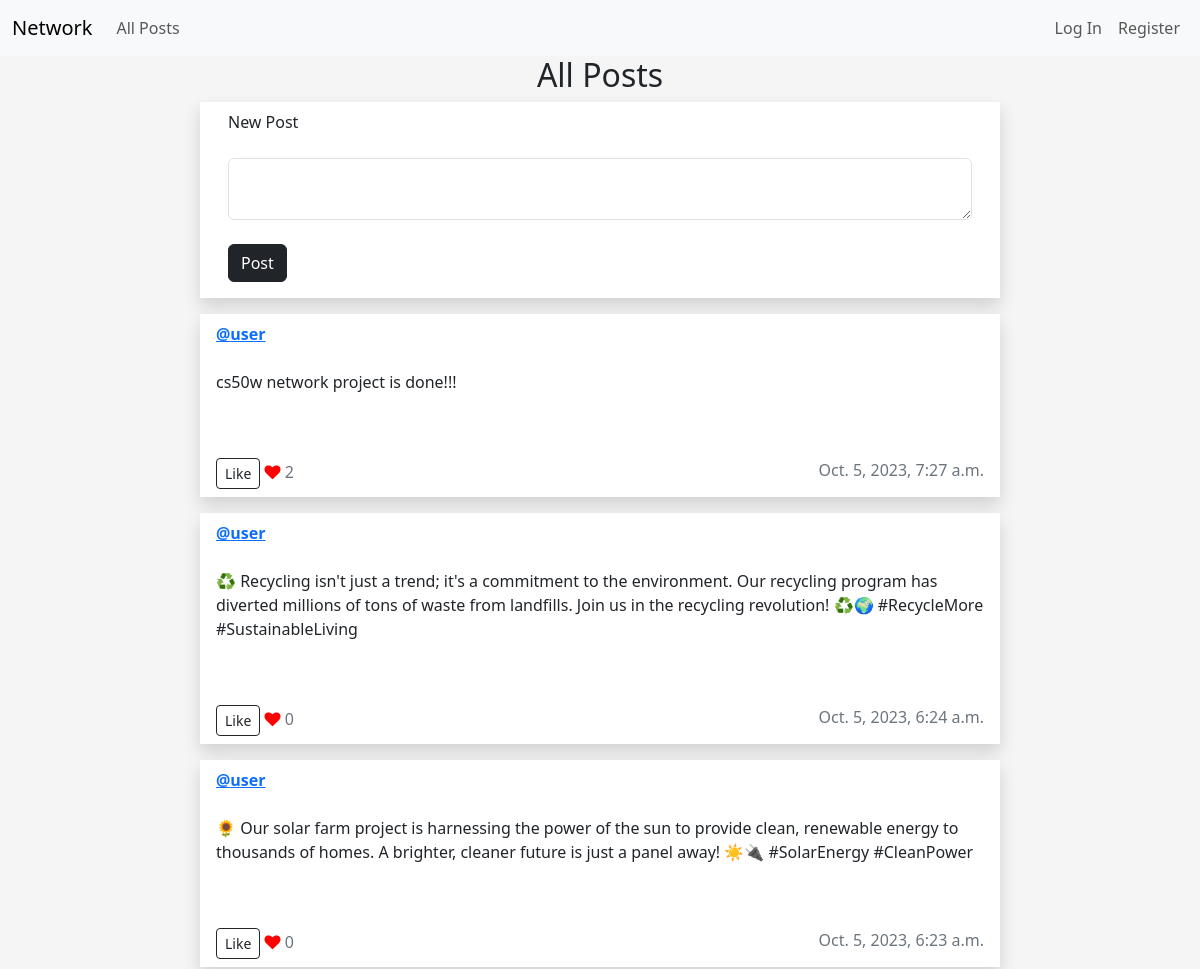
The app's page / (upper part), older data.
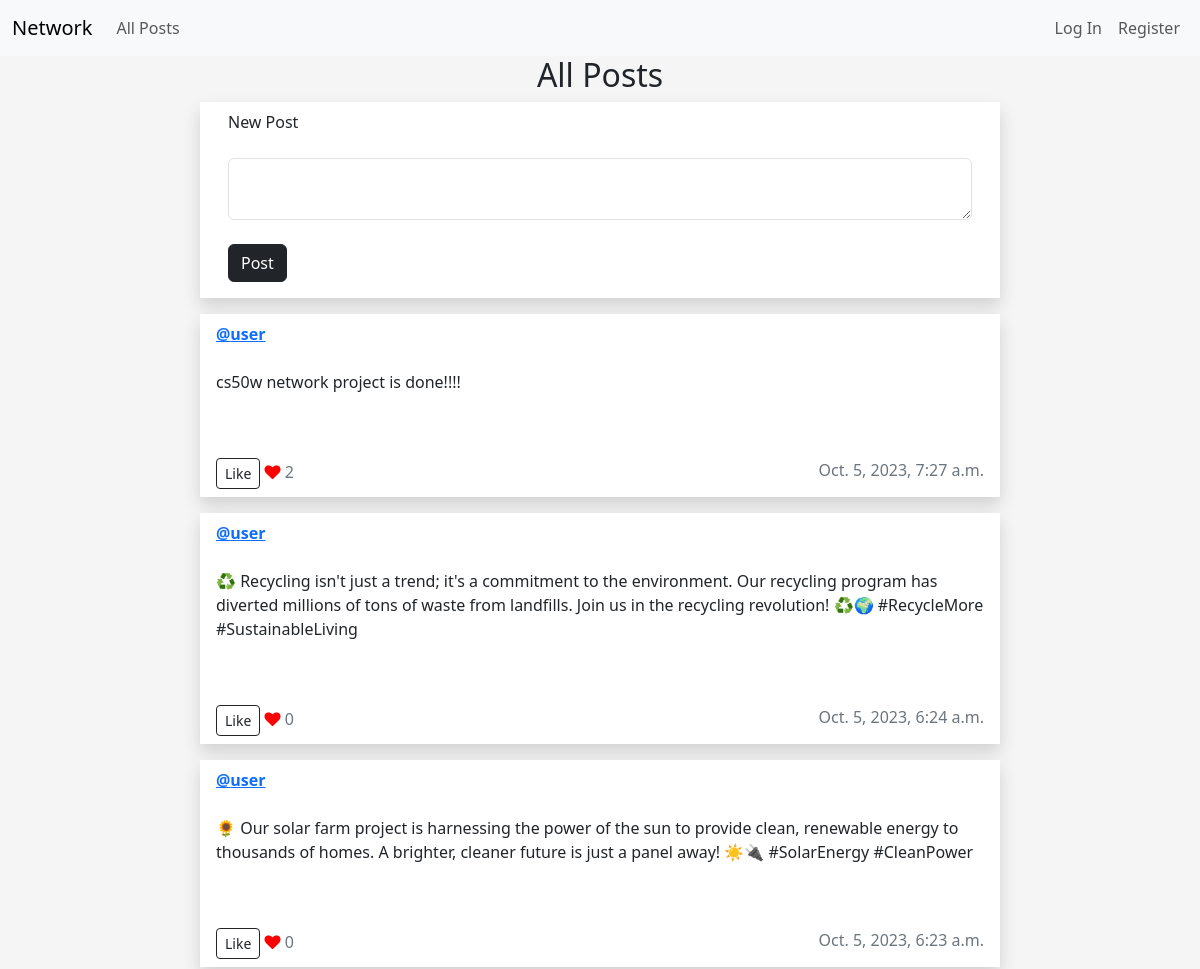
The same page, newer data.
### network/models.py (models this page shows, shortened)
class Post(models.Model):
    user = models.ForeignKey(User, on_delete=models.CASCADE)
    content = models.TextField()
    timestamp = models.DateTimeField(auto_now_add=True)
    likes = models.ManyToManyField(User, related_name="liked_posts")

class User(AbstractUser):
    pass

### network/views.py (the view)
# urls.py: path("", views.index, name="index"),
def index(request):
    post_list = Post.objects.all().order_by("-timestamp")
    paginator = Paginator(post_list, POST_NUMBER_PER_PAGE)  # Show2  contacts per page.
    page_number = request.GET.get("page")
    page_obj = paginator.get_page(page_number)
    return render(request, "network/index.html", {"page_obj": page_obj})

### network/templates/network/index.html (shortened to what this page needs)
{% extends "network/layout.html" %}
{% block body %}
<h2>All Posts</h2>
<div class="row">
   <div class="card rounded-0 border-0 shadow mb-3 mx-auto" style="max-width: 50rem;">
      <div class="card-header bg-transparent border-0">
         New Post
      </div>
      <div class="card-body">
         <form action="{% url 'post' %}" method="post">
            <textarea class="form-control" autofocus="true" name="content" id="content" maxlength="400"></textarea><br>
            <input class="btn btn-dark" type="submit" value="Post">
         </form>
      </div>
   </div>
</div>
{% for post in page_obj.object_list %}
<div id="posts">
    <div class="row mb-3">
       <div class="post" data-post-id="{{ post.id }}">
          <div class="card rounded-0 border-0 shadow mx-auto" style="max-width: 50rem;">
             <div class="card-header bg-transparent border-0 d-flex justify-content-between">
                <strong><a href="{% url 'profile' post.user.id %}">@{{ post.user }}</a></strong>
             </div>
             <div class="card-body text-dark">
                <p id="post-content" class="post-content">{{ post.content }}</p>
                <br>
             </div>
             <div class="card-footer bg-transparent text-secondary border-0 d-flex justify-content-between">
                <div>
                    <button type="button" id="likeButton_{{ post.id }}" data-post-id="{{ post.id }}" class="btn btn-outline-dark btn btn-sm like-button">
                        {% if user in post.likes.all %}
                        Unlike
                        {% else %}
                        Like
                        {% endif %}
                    </button>
                    <i class="fa fa-heart" style="color: red;"></i>
                    <span id="likeCount_{{ post.id }}" class="like-count">{{ post.likes.count }}</span>
                </div>
                <div>
                    <span> {{ post.timestamp }}</span>
                </div>
             </div>
          </div>
       </div>
    </div>
 </div>
 </div>
{% endfor %}
{% endblock %}

Row changes from the older to the newer data that the page shows:
changed Post: content "cs50w network project is done!!!" → "cs50w network project is done!!!!"
